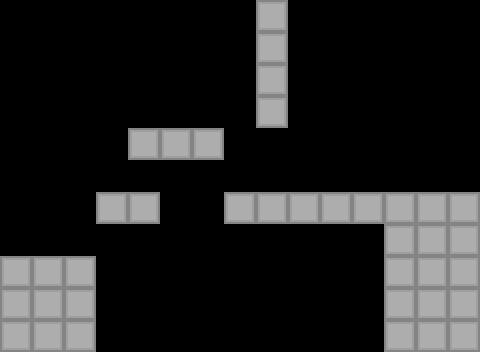

Below is a game level as drawn by its tile map, then a one-line description and the .tmx file that defines it, in full:
An orthogonal 15x11 tile map with 32x32 px tiles, 1 tile layer (Ground) and 17 objects (3x spike, 2x ghost, man, flag, shard).

<map version="1.10" tiledversion="1.10.2" orientation="orthogonal" renderorder="right-down" width="15" height="11" tilewidth="32" tileheight="32" infinite="0" nextlayerid="4" nextobjectid="80">
 <editorsettings>
  <export target="level_8.json" format="json" />
 </editorsettings>
 <tileset firstgid="1" name="tileset" tilewidth="32" tileheight="32" tilecount="28" columns="7">
  <image source="../sprites/ground/tileset.png" width="224" height="128" />
 </tileset>
 <layer id="1" name="Ground" width="15" height="11">
  <data encoding="csv">
0,0,0,0,0,0,0,0,1,0,0,0,0,0,0,
0,0,0,0,0,0,0,0,1,0,0,0,0,0,0,
0,0,0,0,0,0,0,0,1,0,0,0,0,0,0,
0,0,0,0,0,0,0,0,1,0,0,0,0,0,0,
0,0,0,0,1,1,1,0,0,0,0,0,0,0,0,
0,0,0,0,0,0,0,0,0,0,0,0,0,0,0,
0,0,0,1,1,0,0,1,1,1,1,1,1,1,1,
0,0,0,0,0,0,0,0,0,0,0,0,1,1,1,
1,1,1,0,0,0,0,0,0,0,0,0,1,1,1,
1,1,1,0,0,0,0,0,0,0,0,0,1,1,1,
1,1,1,0,0,0,0,0,0,0,0,0,1,1,1
</data>
 </layer>
 <objectgroup color="#323232" id="2" name="Solid" visible="0">
  <object id="2" x="0" y="256" width="96" height="96" />
  <object id="24" x="0" y="-32" width="480" height="32" />
  <object id="27" x="-32" y="-32" width="32" height="288" />
  <object id="59" x="480" y="-32" width="32" height="288" />
  <object id="68" x="224" y="192" width="160" height="32" />
  <object id="70" x="128" y="128" width="96" height="32" />
  <object id="74" x="384" y="192" width="96" height="160" />
  <object id="76" x="256" y="0" width="32" height="128" />
  <object id="77" x="96" y="192" width="64" height="32" />
 </objectgroup>
 <objectgroup color="#1807ff" id="3" name="Objects" visible="0">
  <object id="4" type="man" x="32" y="224" width="32" height="32" />
  <object id="44" type="flag" x="416" y="160" width="32" height="32" />
  <object id="52" type="shard" x="224" y="64" width="32" height="32" />
  <object id="53" type="spike" x="160" y="96" width="32" height="32" />
  <object id="67" type="ghost" x="288" y="160" width="32" height="32" />
  <object id="71" type="spike" x="128" y="160" width="32" height="32" />
  <object id="72" type="spike" x="352" y="160" width="32" height="32" />
  <object id="79" type="ghost" x="128" y="96" width="32" height="32" />
 </objectgroup>
</map>
